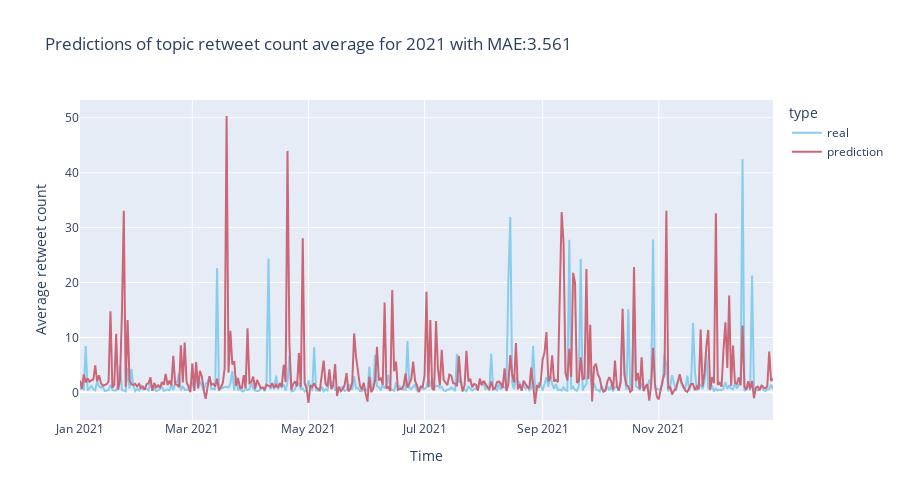
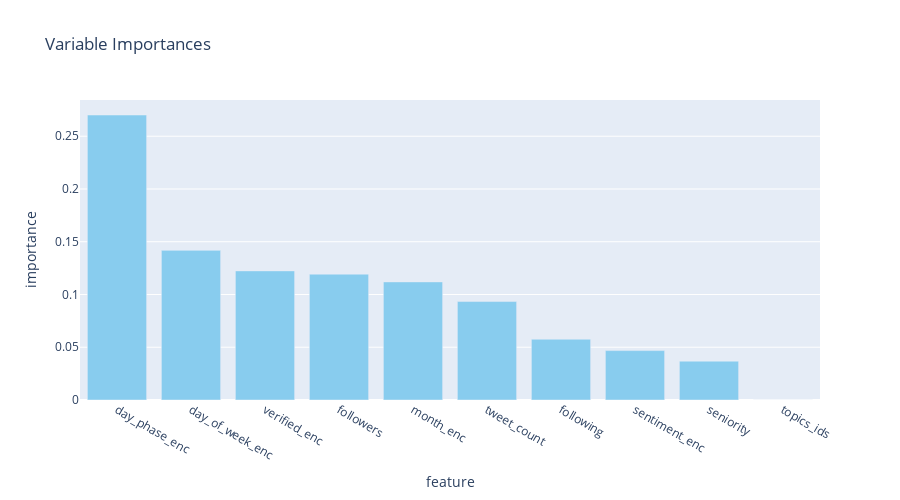

The notebook cell these images were saved under, in order:
### Code cell
train_time_series_with_folds(X_train, X_test, y_train, y_test)

### Figure 1 — Plotly figure (JSON) as saved in the notebook; plotly's stock layout.template omitted (floating-point values rounded to 4 significant figures; data arrays with more than 128 entries replaced by an {"elided": "..."} marker saying what was removed)
{"data": [{"hovertemplate": "type=real<br>timestamp=%{x}<br>value=%{y}<extra></extra>", "legendgroup": "real", "line": {"color": "rgb(136, 204, 238)", "dash": "solid"}, "marker": {"symbol": "circle"}, "mode": "lines", "name": "real", "orientation": "v", "showlegend": true, "x": {"elided": "365 str values"}, "xaxis": "x", "y": {"elided": "365 float values"}, "yaxis": "y", "type": "scatter"}, {"hovertemplate": "type=prediction<br>timestamp=%{x}<br>value=%{y}<extra></extra>", "legendgroup": "prediction", "line": {"color": "rgb(204, 102, 119)", "dash": "solid"}, "marker": {"symbol": "circle"}, "mode": "lines", "name": "prediction", "orientation": "v", "showlegend": true, "x": {"elided": "365 str values"}, "xaxis": "x", "y": {"elided": "365 float values"}, "yaxis": "y", "type": "scatter"}], "layout": {"xaxis": {"anchor": "y", "domain": [0.0, 1.0], "title": {"text": "Time"}}, "yaxis": {"anchor": "x", "domain": [0.0, 1.0], "title": {"text": "Average retweet count"}}, "legend": {"title": {"text": "type"}, "tracegroupgap": 0}, "title": {"text": "Predictions of topic retweet count average for 2021 with MAE:3.561"}, "height": 500, "width": 900}}

### Figure 2 — Plotly figure (JSON) as saved in the notebook; plotly's stock layout.template omitted (floating-point values rounded to 4 significant figures)
{"data": [{"alignmentgroup": "True", "hovertemplate": "feature=%{x}<br>importance=%{y}<extra></extra>", "legendgroup": "", "marker": {"color": "rgb(136, 204, 238)", "pattern": {"shape": ""}}, "name": "", "offsetgroup": "", "orientation": "v", "showlegend": false, "textposition": "auto", "x": ["day_phase_enc", "day_of_week_enc", "verified_enc", "followers", "month_enc", "tweet_count", "following", "sentiment_enc", "seniority", "topics_ids"], "xaxis": "x", "y": [0.2701, 0.1418, 0.1223, 0.1193, 0.1119, 0.0933, 0.05757, 0.04683, 0.03682, 0.0], "yaxis": "y", "type": "bar"}], "layout": {"xaxis": {"anchor": "y", "domain": [0.0, 1.0], "title": {"text": "feature"}}, "yaxis": {"anchor": "x", "domain": [0.0, 1.0], "title": {"text": "importance"}}, "legend": {"tracegroupgap": 0}, "title": {"text": "Variable Importances"}, "barmode": "relative", "height": 500, "width": 900}}
